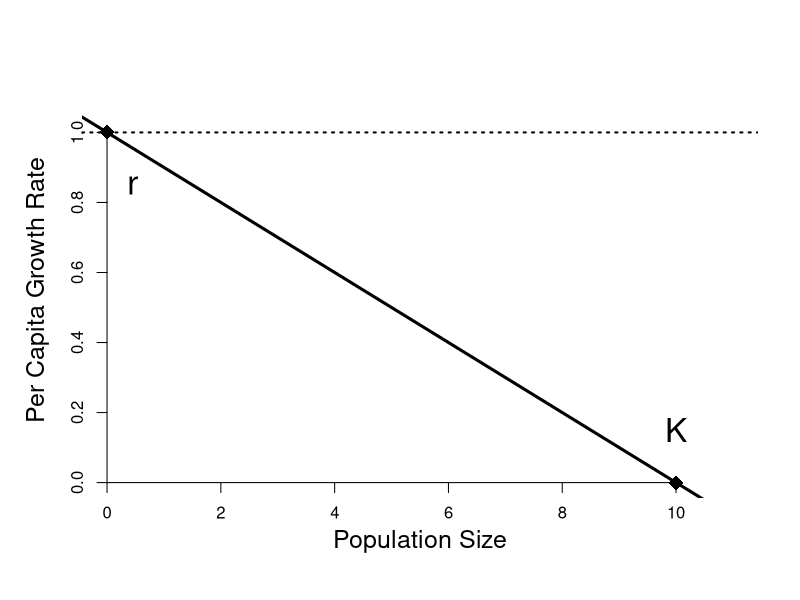
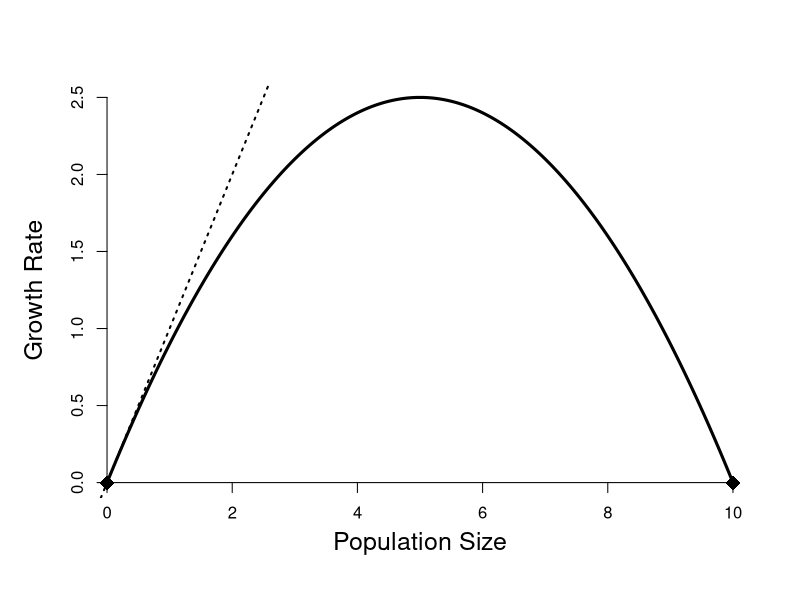
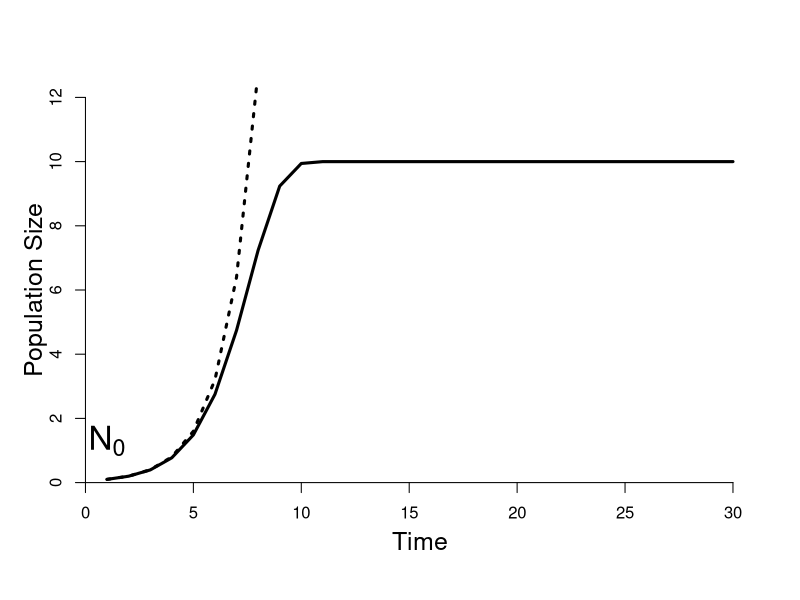
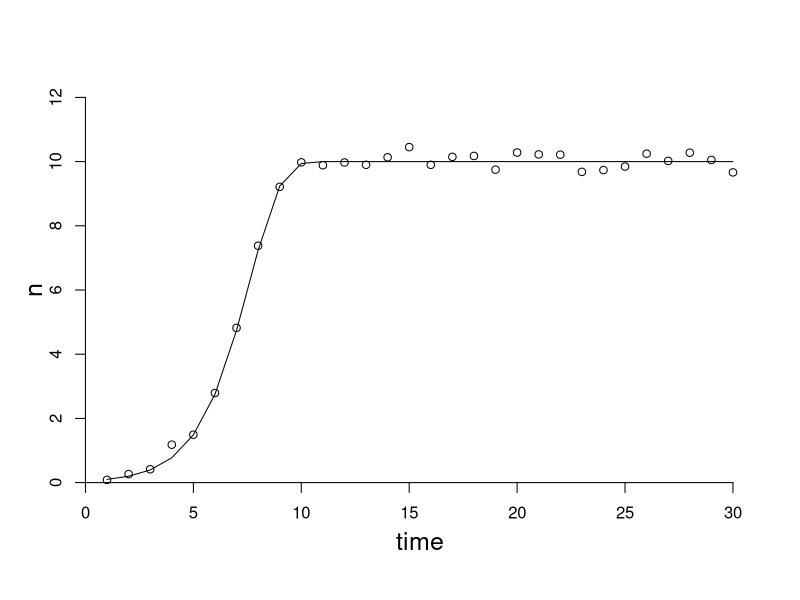
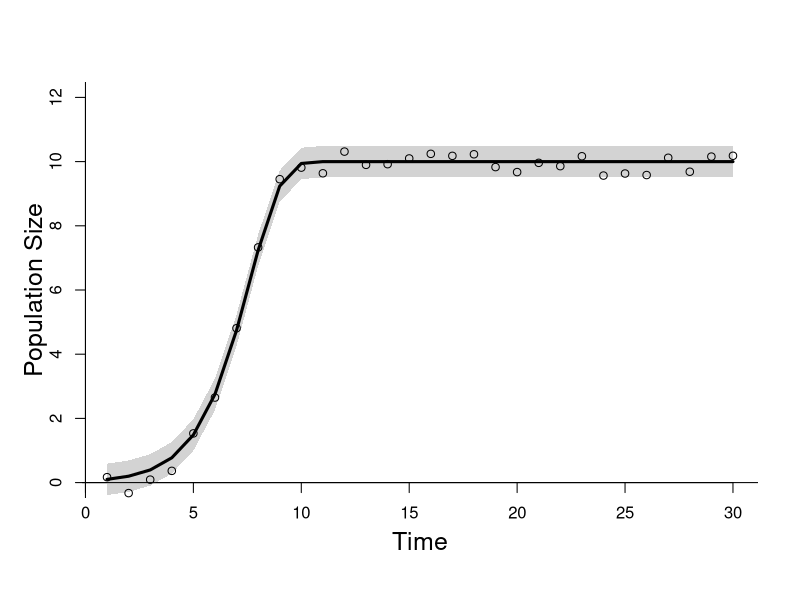
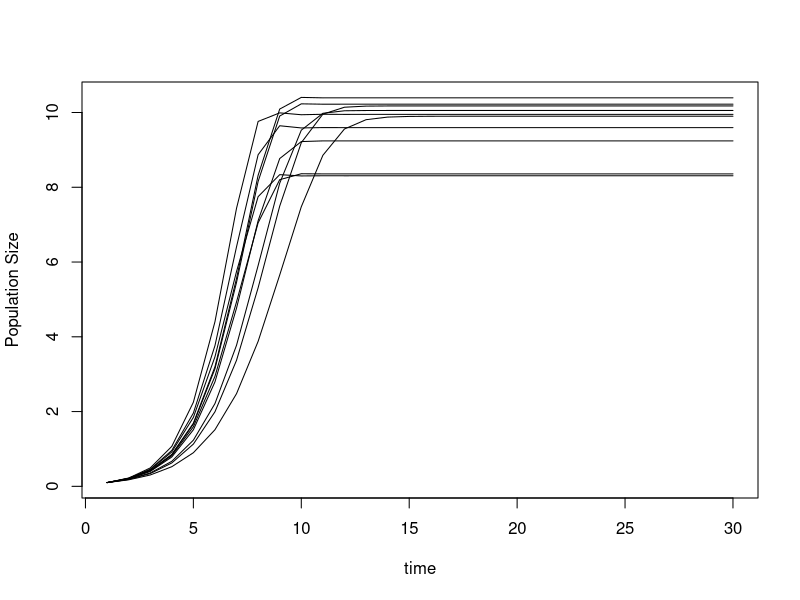
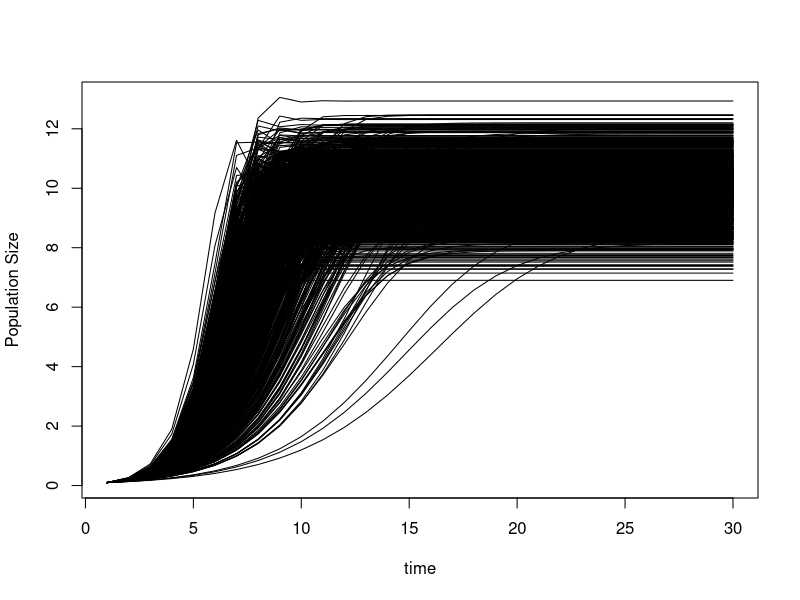
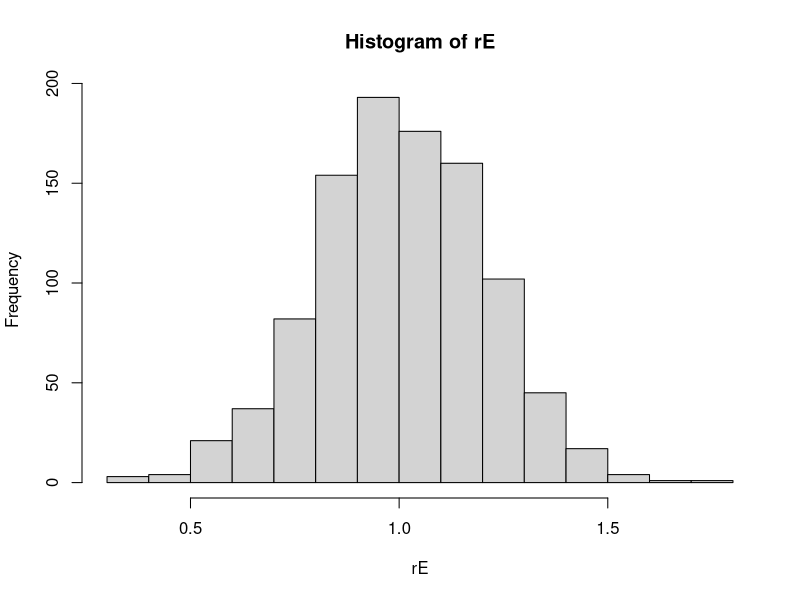

These figures' R source, in order: (Note: this script raises an error after producing the figures.)
## ---- chunk 1
r = 1
K = 10
n0 = .1
NT = 30
time = 1:NT

#layout(matrix(c(1,2,3,3),2,2,byrow=TRUE))
plot(c(0,K),c(r,0),pch=18,ylim=c(0,r*1.1),
     xlim=c(0,K*1.1),bty='n',xaxt="n", yaxt="n",
     ylab="Per Capita Growth Rate",
     xlab="Population Size",cex.lab=1.5,cex=2,mgp=c(1,1,0)*1.7)
axis(1, pos=0)
axis(2, pos=0)
abline(h=r,lty=3,lwd=2)
abline(a=r,b=-r/K,lwd=3)
text(0.45,0.85,"r",cex=2)
text(10,0.15,"K",cex=2)

plot0 <- function(...){
  plot(...,bty='n',xaxt="n", yaxt="n",cex.lab=1.5,cex=2,mgp=c(1,1,0)*1.8)
  axis(1, pos=0)
  axis(2, pos=0)
}
x = seq(0,K,length=500)
plot0(x,r*x*(1-x/K),lwd=3,type='l',
      xlab="Population Size",
      ylab="Growth Rate"
      )
points(c(0,K),c(0,0),pch=18,cex=2)
abline(a=0,b=r,lty=3,lwd=2)
## ---- chunk 2
n = rep(n0,NT)
ne = rep(n0,NT)
for(t in 2:NT){
  n[t] = n[t-1] + r*n[t-1]*(1-n[t-1]/K)
    ne[t] = ne[t-1] + r*ne[t-1]
}
## ---- chunk 3
plot0(time,n,ylim=c(0,12),lwd=3,type='l',
      xlab="Time",ylab="Population Size")
lines(time,ne,lty=3,lwd=3)
text(1,1.3,expression(N[0]),cex=2)
## ---- chunk 4
sd.o = 0.25
plot0(time,n,type='l',ylim=c(0,12))
points(time,n+rnorm(NT,0,sd.o))
## ---- chunk 5
ciEnvelope <- function(x,ylo,yhi,...){
  polygon(cbind(c(x, rev(x), x[1]), c(ylo, rev(yhi),
  ylo[1])), border = NA,...) 
}
plot0(time,n,type='l',ylim=c(0,12),
     xlab="Time",ylab="Population Size")
ciEnvelope(time,n-1.96*sd.o,n+1.96*sd.o,col="lightGrey")
lines(time,n,lwd=3)
points(time,n+rnorm(NT,0,sd.o))
abline(h=0,v=0)
#lines(time,n+1.96*sd.o,lty=2)
#lines(time,n-1.96*sd.o,lty=2)


## ---- chunk 6
r.sd = 0.2
K.sd = 1.0
NE = 10
## ---- chunk 7
n = matrix(n0,NE,NT)
rE = rnorm(NE,r,r.sd)
KE = rnorm(NE,K,K.sd)  ## modify later for covariance
for(i in 1:NE){
  for(t in 2:NT){
    n[i,t] = n[i,t-1] + rE[i]*n[i,t-1]*(1-n[i,t-1]/KE[i])
  }
}

yrng = range(n)
plot(time,n[1,],ylim=yrng,type='n',ylab="Population Size")
for(i in 1:NE){
  lines(time,n[i,])
}
## ---- chunk 8
NE = 1000
n = matrix(n0,NE,NT)
rE = rnorm(NE,r,r.sd)
KE = rnorm(NE,K,K.sd)  ## modify later for covariance
for(i in 1:NE){
  for(t in 2:NT){
    n[i,t] = n[i,t-1] + rE[i]*n[i,t-1]*(1-n[i,t-1]/KE[i])
  }
}
yrng = range(n)
plot(time,n[1,],ylim=yrng,type='n',ylab="Population Size")
for(i in 1:NE){
  lines(time,n[i,])
}
hist(rE)
hist(KE)
## ---- chunk 9
n.stats = apply(n,2,quantile,c(0.025,0.5,0.975))
plot(time,n.stats[2,],ylim=yrng,type='n',ylab="Population Size")
polygon(cbind(c(time, rev(time), 1), c(n.stats[1, ], rev(n.stats[3, ]),
  n.stats[1, 1])), border = NA, col = 'lightblue')
lines(time,n.stats[2,],lwd=2)
## ---- chunk 10
n.stats = apply(n,2,quantile,c(0.025,0.25,0.5,0.75,0.975))
plot(time,n.stats[2,],ylim=yrng,type='n',ylab="Population Size")
polygon(cbind(c(time, rev(time), 1), c(n.stats[1, ], rev(n.stats[5, ]),
  n.stats[1, 1])), border = NA, col = 'lightblue')
polygon(cbind(c(time, rev(time), 1), c(n.stats[2, ], rev(n.stats[4, ]),
  n.stats[2, 1])), border = NA, col = 'blue')
lines(time,n.stats[3,],lwd=4,col="purple")
## ---- chunk 11
par(mfrow=c(1,2))
plot(rE,n[,NT],ylim=yrng,ylab="Population Size")
rlm <- lm(n[,NT]~rE)
abline(rlm,col=2,lwd=4)
summary(rlm)

plot(KE,n[,NT],ylim=yrng,ylab="Population Size")
Klm <- lm(n[,NT]~KE)
abline(Klm,col=2,lwd=4)
summary(Klm)
## ---- chunk 12
par(mfrow=c(1,2))
plot(rE,n[,5],ylim=yrng,ylab="Population Size")
rlm <- lm(n[,5]~rE)
abline(rlm,col=2,lwd=4)
summary(rlm)

plot(KE,n[,5],ylim=yrng,ylab="Population Size")
Klm <- lm(n[,5]~KE)
abline(Klm,col=2,lwd=4)
summary(Klm)
## ---- chunk 13
rs <- Ks <- rr2 <- Kr2 <- 0
for(i in 1:NT){
  rlm <- lm(n[,i]~rE)
  rs[i] <- coef(rlm)[2]
  rr2[i] <- summary(rlm)$r.squared
  
  Klm <- lm(n[,i]~KE)
  Ks[i] <- coef(Klm)[2]
  Kr2[i] <- summary(Klm)$r.squared
}
par(mfrow=c(1,2))
yrng <- range(c(rs,0))
plot(time,n.stats[3,]/K*yrng[2],lwd=4,col="grey",ylim=yrng,ylab="Sensitivity",type='l')
lines(time,rs,lwd=4)

yrng <- range(c(Ks,0))
plot(time,n.stats[3,]/K*yrng[2],lwd=4,col="grey",ylim=yrng,ylab="Sensitivity",type='l')
lines(time,Ks,lwd=4)

yrng <- range(c(rr2,0))
plot(time,n.stats[3,]/K*yrng[2],lwd=4,col="grey",ylim=yrng,ylab="R-squared",type='l')
lines(time,rr2,lwd=4)

yrng <- range(c(Kr2,0))
plot(time,n.stats[3,]/K*yrng[2],lwd=4,col="grey",ylim=yrng,ylab="R-squared",type='l')
lines(time,Kr2,lwd=4)



## ---- chunk 14
hist(rE*KE/4,xlab="harvest",main="Maximum Sustainable Yield")
## ---- chunk 15
K.sd = 0.01
n = matrix(n0,NE,NT)
rE = rnorm(NE,r,r.sd)
KE = rnorm(NE,K,K.sd)  ## modify later for covariance
for(i in 1:NE){
  for(t in 2:NT){
    n[i,t] = n[i,t-1] + rE[i]*n[i,t-1]*(1-n[i,t-1]/KE[i])
  }
}
yrng = range(n)
hist(rE)
hist(KE)
n.stats = apply(n,2,quantile,c(0.025,0.5,0.975))
plot(time,n.stats[2,],ylim=yrng,type='n',ylab="Population Size")
polygon(cbind(c(time, rev(time), 1), c(n.stats[1, ], rev(n.stats[3, ]),
  n.stats[1, 1])), border = NA, col = 'lightblue')
lines(time,n.stats[2,],lwd=2)
## ---- chunk 16
r.sd = 0.2
K.sd = 1.0
NE = 5000
nr = nK = n = matrix(n0,NE,NT)
rE = rnorm(NE,r,r.sd)
KE = rnorm(NE,K,K.sd)  ## modify later for covariance
for(i in 1:NE){
  for(t in 2:NT){
    n[i,t] = n[i,t-1] + rE[i]*n[i,t-1]*(1-n[i,t-1]/KE[i])
    nr[i,t] = nr[i,t-1] + rE[i]*nr[i,t-1]*(1-nr[i,t-1]/K)
    nK[i,t] = nK[i,t-1] + r*nK[i,t-1]*(1-nK[i,t-1]/KE[i])
  }
}

layout(matrix(c(1,2,3,4,5,5),3,2,byrow=TRUE))
layout.show(5)

yrng = range(c(range(n),range(nr),range(nK)))
# r
#par(mar=c(1,4,4,2))
par(mar=c(3,4,4,2))
x = seq(min(rE),max(rE),length=500)
plot(x,dnorm(x,r,r.sd),ylab="Density",type='l',
     xlab="Intrinsic Growth Rate",
     cex.lab=1.5,main="r",bty='l',cex.main=3,mgp=c(1.8,0.5,0))
# K
x = seq(min(KE),max(KE),length=500)
plot(x,dnorm(x,K,K.sd),ylab="Density",type='l',
     xlab="Carrying Capacity",
     cex.lab=1.5,main="K",bty='l',cex.main=3,mgp=c(1.8,0.5,0))
# r interval
par(mar=c(3,4,1,2))
nr.stats = apply(nr,2,quantile,c(0.025,0.5,0.975))
plot(time,nr.stats[2,],ylim=yrng,type='n',bty='l',ylab="Population Size",cex.lab=1.5,mgp=c(1.8,0.5,0))
ciEnvelope(time,nr.stats[1,],nr.stats[3,],col="lightGrey")
lines(time,nr.stats[2,],lwd=3)

# K interval
nK.stats = apply(nK,2,quantile,c(0.025,0.5,0.975))
plot(time,nK.stats[2,],ylim=yrng,type='n',bty='l',ylab="Population Size",cex.lab=1.5,mgp=c(1.8,0.5,0))
ciEnvelope(time,nK.stats[1,],nK.stats[3,],col="lightGrey")
lines(time,nK.stats[2,],lwd=3)

# rK interval
par(mar=c(3,4,4,2)+0.1)
n.stats = apply(n,2,quantile,c(0.025,0.5,0.975))
plot(time,n.stats[2,],ylim=yrng,type='n',bty='l',ylab="Population Size",
     cex.main=2,main="r & K",cex.lab=1.5,mgp=c(1.8,0.5,0))
ciEnvelope(time,n.stats[1,],n.stats[3,],col="lightGrey")
lines(time,n.stats[2,],lwd=3)
for(i in 1:10){
  lines(time,n[i,],lty=2)
}
## ---- chunk 17
n0=1
n.sd = 0.25
n = rep(n0,NT)
for(t in 2:NT){
  n[t] = n[t-1] + r*n[t-1]*(1-n[t-1]/K) + rnorm(1,0,n.sd)
}
plot(time,n,type='l',ylab="Population Size")
## ---- chunk 18
NE = 1000
n = matrix(n0,NE,NT)
for(i in 1:NE){
  for(t in 2:NT){
    n[i,t] = n[i,t-1] + r*n[i,t-1]*(1-n[i,t-1]/K) + rnorm(1,0,n.sd)
  }
}
yrng = range(n)
plot(time,n[1,],ylim=yrng,type='n',ylab="Population Size")
for(i in 1:10){
  lines(time,n[i,])
}
n.stats = apply(n,2,quantile,c(0.025,0.5,0.975))
plot(time,n.stats[2,],ylim=yrng,type='n',bty='l',mgp=c(1.8,0.5,0),
     xlab="Time",ylab="Population Size",cex.lab=1.5)
polygon(cbind(c(time, rev(time), 1), c(n.stats[1, ], rev(n.stats[3, ]),
  n.stats[1, 1])), border = NA, col = 'lightblue')
lines(time,n.stats[2,],lwd=2)
for(i in 1:3){
  lines(time,n[i,],lty=3,lwd=2)
}
n.add = n
## ---- chunk 19
r.sd = 0.2
K.sd = 1.0
n = rep(n0,NT)
for(t in 2:NT){  
  rt = rnorm(1,r,r.sd)
  Kt = rnorm(1,K,K.sd)
  n[t] = n[t-1] + rt*n[t-1]*(1-n[t-1]/Kt)
}
plot(time,n,type='l',ylab="Population Size")
## ---- chunk 20
NE = 1000
n1 = n2 = matrix(n0,NE,NT)
for(i in 1:NE){
  for(t in 2:NT){
    rt = max(c(rnorm(1,r,r.sd),0.001))
    Kt = rnorm(1,K,K.sd)
    n1[i,t] = n1[i,t-1] + r*n1[i,t-1]*(1-n1[i,t-1]/K) + rnorm(1,0,n.sd)
    n2[i,t] = n2[i,t-1] + rt*n2[i,t-1]*(1-n2[i,t-1]/Kt)
  }
}
yrng = range(n2,na.rm=TRUE)
#print(yrng)
plot(time,n2[1,],ylim=yrng,type='n',ylab="Population Size")
for(i in 1:10){
  lines(time,n2[i,])
}
n2.stats = apply(n2,2,quantile,c(0.025,0.5,0.975))
n1.stats = apply(n1,2,quantile,c(0.025,0.5,0.975))
plot(time,n2.stats[2,],ylim=yrng,type='n',ylab="Population Size")
polygon(cbind(c(time, rev(time), 1), c(n1.stats[1, ], rev(n1.stats[3, ]),
  n1.stats[1, 1])), border = NA, col = 'lightgreen')
tlb = rgb(173,216,230,100,maxColorValue = 255)
polygon(cbind(c(time, rev(time), 1), c(n2.stats[1, ], rev(n2.stats[3, ]),
  n2.stats[1, 1])), border = NA, col = tlb)
lines(time,n2.stats[2,],lwd=2)
lines(time,n1.stats[2,],lwd=2,col="green")

## two panel version
par(mfrow=c(2,1))
plot(time,n2.stats[2,],ylim=yrng,type='n',
     xlab="Time",ylab="Population Size",bty='l',
     cex.main=2,main="Additive Variability",cex.lab=1.5,mgp=c(1.8,0.5,0))
polygon(cbind(c(time, rev(time), 1), c(n1.stats[1, ], rev(n1.stats[3, ]),
  n1.stats[1, 1])), border = NA, col = 'lightgrey')
lines(time,n1.stats[2,],lwd=3)
for(i in 1:3){
  lines(time,n1[i,],lty=3,lwd=2)
}
plot(time,n2.stats[2,],ylim=yrng,type='n',
     xlab="Time",ylab="Population Size",bty='l',
     cex.main=2,main="Parameter Variability",cex.lab=1.5,mgp=c(1.8,0.5,0))
polygon(cbind(c(time, rev(time), 1), c(n2.stats[1, ], rev(n2.stats[3, ]),
  n2.stats[1, 1])), border = NA, col = tlb)
lines(time,n2.stats[2,],lwd=2)
for(i in 1:3){
  lines(time,n2[i,],lty=3,lwd=2)
}
par(mfrow=c(1,1))
## ---- chunk 21
r = 0.3
r.sd = 0.05
K.sd = 1.5
rho = 0.9
NT = 100
time = 1:NT
rt = r; Kt = K
n = rep(n0,NT)
for(t in 2:NT){  
  rt = rnorm(1,r*(1-rho)+rt*rho,r.sd)
  Kt[t] = rnorm(1,K*(1-rho)+Kt[t-1]*rho,K.sd)
  n[t] = n[t-1] + rt*n[t-1]*(1-n[t-1]/Kt[t])
}
plot(time,n,type='l',lwd=3,ylab="Population Size")
lines(time,Kt,col=3,lty=2,lwd=3)
legend("bottomright",legend=c("N","K"),col=c(1,3),lty=1:2,lwd=3)
## ---- chunk 22
p.dist = 0.05
n0 = 1
r = .3
K = 10
NT = 30
time = 1:NT
NE = 10000
n = matrix(n0,NE,NT)
for(i in 1:NE){
  for(t in 2:NT){
    n[i,t] = n[i,t-1] + r*n[i,t-1]*(1-n[i,t-1]/K)
    if(rbinom(1,1,p.dist)) n[i,t] = n0
  }
}

plot(time,n[1,],type='l',ylab="Population Size")
plot(time,n[1,],type='l',ylim=range(n),ylab="Population Size")
for(i in 2:min(c(NE,50))){
  lines(time,n[i,])
}

plot(time,n[1,],pch=".",ylim=range(n),ylab="Population Size")
for(i in 2:min(c(NE,100))){
  points(time,jitter(n[i,],amount=0.1),pch=".")
}

hist(n[,NT])
hist(n[,(NT/2):NT],probability=TRUE)

x = n[,(NT/2):NT]
sum(x==n0)/length(x)

yrng = range(n)
n.stats = apply(n,2,quantile,c(0.025,0.5,0.975))
plot(time,n.stats[2,],ylim=yrng,type='n',
     xlab="Time",ylab="Population Size",bty='l',
     cex.main=2,main="Disturbance",cex.lab=1.5,mgp=c(1.8,0.5,0))
polygon(cbind(c(time, rev(time), 1), c(n.stats[1, ], rev(n.stats[3, ]),
  n.stats[1, 1])), border = NA, col = 'lightgrey')
lines(time,n.stats[2,],lwd=3)
for(i in sample(1:NE,5)){
  lines(time,n[i,],lwd=1.5,lty=3)
}

n.dens = matrix(0,NT,K)
N = 1:K
for(i in 1:NT){
  h = hist(n[,i],breaks=0:10,plot=FALSE)
  n.dens[i,] = h$counts
  }
image(time,N,n.dens,col=heat.colors(25))
image(time,N,log(n.dens),col=heat.colors(25))

plot(time,n.dens[,10]/NE,type='l',ylab="Population Size")
for(i in 1:9) lines(time, n.dens[,i]/NE,col=i)
## ---- chunk 23
r = 0.3
n0.sd = 0.6
n0s = rlnorm(NE,log(n0),n0.sd)
hist(n0s)
n = matrix(n0s,NE,NT)
for(i in 1:NE){
  for(t in 2:NT){
    n[i,t] = n[i,t-1] + r*n[i,t-1]*(1-n[i,t-1]/K)
  }
}
yrng = range(n)
plot(time,n[1,],ylim=yrng,type='n',ylab="Population Size")
for(i in 1:10){
  lines(time,n[i,])
}
n.stats = apply(n,2,quantile,c(0.025,0.5,0.975))
plot(time,n.stats[2,],ylim=yrng,type='n',
     xlab="Time",ylab="Population Size",bty='l',
     cex.main=1.7,main="Initial Conditions",cex.lab=1.5,mgp=c(1.8,0.5,0))
polygon(cbind(c(time, rev(time), 1), c(n.stats[1, ], rev(n.stats[3, ]),
  n.stats[1, 1])), border = NA, col = 'lightgrey')
lines(time,n.stats[2,],lwd=3)
for(i in sample(1:NE,10)){
  lines(time,n[i,],lwd=1.5,lty=3)
}
## ---- chunk 24
r=2.8
n0=0.1
n = rep(n0,NT)
for(t in 2:NT){
  n[t] = n[t-1] + r*n[t-1]*(1-n[t-1]/K)
}
plot(time,n,type='l',ylab="Population Size")
## ---- chunk 25
n0.sd = 0.3
n0s = rlnorm(NE,log(n0),n0.sd)
hist(n0s)
n = matrix(n0s,NE,NT)
for(i in 1:NE){
  for(t in 2:NT){
    n[i,t] = n[i,t-1] + r*n[i,t-1]*(1-n[i,t-1]/K)
  }
}
yrng = range(n)
plot(time,n[1,],ylim=yrng,type='n',ylab="Population Size")
for(i in 1:10){
  lines(time,n[i,])
}
n.stats = apply(n,2,quantile,c(0.025,0.5,0.975))
plot(time,n.stats[2,],ylim=yrng,type='n',ylab="Population Size")
polygon(cbind(c(time, rev(time), 1), c(n.stats[1, ], rev(n.stats[3, ]),
  n.stats[1, 1])), border = NA, col = 'lightblue')
lines(time,n.stats[2,],lwd=2)
hist(n[,NT])
## ---- chunk 26
n0=9
n0.sd = 0.001
n0s = rlnorm(NE,log(n0),n0.sd)
hist(n0s)
n = matrix(n0s,NE,NT)
for(i in 1:NE){
  for(t in 2:NT){
    n[i,t] = n[i,t-1] + r*n[i,t-1]*(1-n[i,t-1]/K)
  }
}
yrng = range(n)
#plot(time,n[1,],ylim=yrng,type='n')
#for(i in 1:10){
#  lines(time,n[i,])
#}
n.stats = apply(n,2,quantile,c(0.025,0.5,0.975))
plot(time,n.stats[2,],ylim=yrng,type='n',ylab="Population Size")
polygon(cbind(c(time, rev(time), 1), c(n.stats[1, ], rev(n.stats[3, ]),
  n.stats[1, 1])), border = NA, col = 'lightblue')
lines(time,n.stats[2,],lwd=2)
div = n[1,]-n[2,]
## ---- chunk 27
n0=9
n0.sd = 0.03
n0s = rlnorm(NE,log(n0),n0.sd)
hist(n0s)
n = matrix(n0s,NE,NT)
for(i in 1:NE){
  for(t in 2:NT){
    n[i,t] = n[i,t-1] + r*n[i,t-1]*(1-n[i,t-1]/K)
  }
}
yrng = range(n)
#plot(time,n[1,],ylim=yrng,type='n')
#for(i in 1:10){
#  lines(time,n[i,])
#}
n2.stats = n.stats
n.stats = apply(n,2,quantile,c(0.025,0.5,0.975))
plot(time,n.stats[2,],ylim=yrng,type='n',ylab="Population Size")
polygon(cbind(c(time, rev(time), 1), c(n.stats[1, ], rev(n.stats[3, ]),
  n.stats[1, 1])), border = NA, col = 'lightgreen')
polygon(cbind(c(time, rev(time), 1), c(n2.stats[1, ], rev(n2.stats[3, ]),
  n2.stats[1, 1])), border = NA, col = 'lightblue')
lines(time,n.stats[2,],lwd=3,col="green4")
lines(time,n2.stats[2,],lwd=2)
legend("bottomright",legend=c(0.05,0.01),lty=1,col=c("lightgreen","lightblue"),lwd=15,cex=1.5)

layout(matrix(c(1,1,2,3),2,2,byrow=TRUE))
#one ensemble member
r=2.8
n0=9.0001
n = rep(n0,NT)
for(t in 2:NT){
  n[t] = n[t-1] + r*n[t-1]*(1-n[t-1]/K)
}
plot(time,n,type='l',lwd=3,
     xlab="Time",ylab="Population Size",bty='l',
     cex.main=1.7,main="r = 2.8",cex.lab=1.5,mgp=c(1.8,0.5,0))
# divergence

#CI from moderate IC variability
plot(time,n.stats[2,],ylim=yrng,type='n',
     xlab="Time",ylab="Population Size",bty='l',
     cex.main=1.7,main="sd = 0.03",cex.lab=1.5,mgp=c(1.8,0.5,0))
polygon(cbind(c(time, rev(time), 1), c(n.stats[1, ], rev(n.stats[3, ]),
  n.stats[1, 1])), border = NA, col = 'lightgrey')
lines(time,n.stats[2,],lwd=3)

#CI from tiny IC variability
plot(time,n.stats[2,],ylim=yrng,type='n',
     xlab="Time",ylab="Population Size",bty='l',
     cex.main=1.7,main="sd = 0.001",cex.lab=1.5,mgp=c(1.8,0.5,0))
polygon(cbind(c(time, rev(time), 1), c(n2.stats[1, ], rev(n2.stats[3, ]),
  n2.stats[1, 1])), border = NA, col = 'lightgrey')
lines(time,n2.stats[2,],lwd=3)




## ---- chunk 28
r=2.8
K=10
n0=9.01
sd.o = 0.25
n.true = rep(n0,NT)
for(t in 2:NT){
  n.true[t] = n.true[t-1] + r*n.true[t-1]*(1-n.true[t-1]/K)
}
n.obs = rnorm(NT,n.true,sd.o)
plot(time,n.true,type='l',ylab="Population Size")
points(time,n.obs,pch=18)
legend("bottomright",legend=c("True","Obs"),lty=1:0,pch=c(NA,18),lwd=2)
## ---- chunk 29
n0.sd = 0.01
n0s = rlnorm(NE,log(n0),n0.sd)
ne = matrix(n0s,NE,NT)
for(i in 1:NE){
  for(t in 2:NT){
    n[i,t] = n[i,t-1] + r*n[i,t-1]*(1-n[i,t-1]/K)
  }
}
yrng = range(n)
n.stats = apply(n,2,quantile,c(0.025,0.5,0.975))

## initial ensemble
ens = matrix(NA,NT*2+1,NE)
ens[1,] = rlnorm(NE,log(n0),n0.sd)
Xae = Pae = 0
Xfe = mean(ens[1,])
Pfe = var(ens[1,])
for(i in 1:NT){
  
  ##Approximate forecast with Normal
  k = 2*(i-1)+1
  Xfe[i] = mean(ens[k,])
  Pfe[i] = var(ens[k,])
  
  ## analysis step: combine previous forecast with observed data
  H <- matrix(1,ncol=1)
  Kg <- Pfe[i] * t(H) %*% solve(H%*%Pfe[i]%*%t(H) + sd.o)
  Xae[i] <- Xfe[i] + Kg*(n.obs[i] - Xfe[i]) 
  Pae[i] <- (1-Kg %*% H)*Pfe[i]    
  
  ## generate new ensemble
  ens[k+1,] = rnorm(NE,Xae[i],sqrt(Pae[i]))
  
  ## Forecast step: predict to next step from current
  ens[k+2,] = ens[k+1,] + r*ens[k+1,]*(1-ens[k+1,]/K)

#  Xfe[i+1] = m*Xa[i] + beta[2]
#  Pfe[i+1] = q + m*Pa[i]*m
  
}
fx = ens[2*(1:NT)-1,]
fx.stats = apply(fx,1,quantile,c(0.025,0.5,0.975))
plot(time,fx.stats[2,],col="blue",ylim=yrng,type='n',ylab="Population Size")
polygon(cbind(c(time, rev(time), 1), c(n.stats[1, ], rev(n.stats[3, ]),
  n.stats[1, 1])), border = NA, col = 'lightblue')
polygon(cbind(c(time, rev(time), 1), c(fx.stats[1, ], rev(fx.stats[3, ]),
  fx.stats[1, 1])), border = NA, col = 'lightgreen')
#lines(time,fx.stats[2,],lwd=4,col="green4")
#lines(time,n.stats[2,],lwd=2,col="blue4")
lines(time,n.true,type='l',lwd=2)
points(time,n.obs,pch=18,col=2)
legend("bottomright",legend=c("True","Obs","EnKF","Model"),lty=c(1,0,1,1),col=c(1,2,"lightgreen","lightblue"),lwd=c(1,NA,15,15),cex=1.25,pch=c(NA,18,NA,NA))
## ---- chunk 30
p.dist = 0 #0.05
n0 = 1
r = .3
K = 10
n.sd = 0.35
NT = 100
time = 1:NT
NE = 1
n = matrix(n0,NE,NT)
for(i in 1:NE){
  for(t in 2:NT){
    n[i,t] = n[i,t-1] + r*n[i,t-1]*(1-n[i,t-1]/K) + rnorm(1,0,n.sd)
    if(rbinom(1,1,p.dist)) n[i,t] = abs(rnorm(1,n0,0.5))
  }
}

#plot(time,n[1,],type='l',ylab="Population Size")
plot(time,n[1,],type='l',ylim=range(n),ylab="Population Size",lwd=3)
obs.sd = 0.5
n.true=n[1,]
n.obs = rnorm(NT,n.true,obs.sd)
points(time,n.obs,pch=18,col=2,cex=1.5)
na.seq = 1:NT; na.seq=na.seq[-seq(1,NT,by=5)]
n.fia = n.obs;n.fia[na.seq] <- NA
points(time,n.fia,pch=18,col="blue",cex=2)
## ---- chunk 31
n0.sd = n.sd
NE = 1000
n0s = rlnorm(NE,log(n0),n0.sd)
ne = matrix(n0s,NE,NT)
for(i in 1:NE){
  for(t in 2:NT){
    ne[i,t] = abs(ne[i,t-1] + r*ne[i,t-1]*(1-ne[i,t-1]/K) + rnorm(1,0,n.sd))
    if(rbinom(1,1,p.dist)) ne[i,t] = abs(rnorm(1,n0,0.5))
  }
}
yrng = range(ne)
n.stats = apply(ne,2,quantile,c(0.025,0.5,0.975))

## initial ensemble
ens = matrix(NA,NT*2+1,NE)
ens[1,] = rlnorm(NE,log(n0),n0.sd)
Xae = Pae = 0
Xfe = mean(ens[1,])
Pfe = var(ens[1,])
for(i in 1:NT){
  
  ##Approximate forecast with Normal
  k = 2*(i-1)+1
  Xfe[i] = mean(ens[k,])
  Pfe[i] = var(ens[k,])
  
  ## analysis step: combine previous forecast with observed data
  H <- matrix(1,ncol=1)
  Kg <- Pfe[i] * t(H) %*% solve(H%*%Pfe[i]%*%t(H) + obs.sd)
  if(!is.na(n.obs[i])){
    Xae[i] <- Xfe[i] + Kg*(n.obs[i] - Xfe[i]) 
  }else{
    Xae[i] <- Xfe[i]
  }
  Pae[i] <- (1-Kg %*% H)*Pfe[i]    
  
  ## generate new ensemble
  ens[k+1,] = rnorm(NE,Xae[i],sqrt(Pae[i]))
  
  ## Forecast step: predict to next step from current
  ens[k+2,] = ens[k+1,] + r*ens[k+1,]*(1-ens[k+1,]/K) + rnorm(NE,0,n.sd) 
  disturbed = as.logical(rbinom(NE,1,p.dist))
  ens[k+2,disturbed] = abs(rnorm(sum(disturbed),n0,0.5)) ## disturbance

#  Xfe[i+1] = m*Xa[i] + beta[2]
#  Pfe[i+1] = q + m*Pa[i]*m
  
}
fx = ens[2*(1:NT)-1,]
fx.stats = apply(fx,1,quantile,c(0.025,0.25,0.5,0.75,0.975))
plot(time,fx.stats[5,],col="blue",ylim=yrng,type='n',ylab="Population Size",cex.lab=1.5)
polygon(cbind(c(time, rev(time), 1), c(n.stats[1, ], rev(n.stats[3, ]),
  n.stats[1, 1])), border = NA, col = 'lightblue')
polygon(cbind(c(time, rev(time), 1), c(fx.stats[1, ], rev(fx.stats[5, ]),
  fx.stats[1, 1])), border = NA, col = 'lightgreen')
polygon(cbind(c(time, rev(time), 1), c(fx.stats[2, ], rev(fx.stats[4, ]),
  fx.stats[2, 1])), border = NA, col = 'green4')
#lines(time[-NT],fx.stats[2,-1],lwd=4,col="green")
lines(time,n.stats[2,],lwd=2,col="blue4")
lines(time,n.true,type='l',lwd=2)
points(time,n.obs,pch=18,col=2)
legend("topleft",legend=c("True","Obs","95%","IQR","Model"),lty=c(1,0,1,1,1),col=c(1,2,"lightgreen","green4","lightblue"),lwd=c(1,NA,15,15,15),cex=1.2,pch=c(NA,18,NA,NA,NA))
## ---- chunk 32
p.dist = 0.05
n0 = 1
r = .3
K = 10
NT = 30
time = 1:NT
NE = 1000
n = matrix(n0,NE,NT)
for(i in 1:NE){
  for(t in 2:NT){
    n[i,t] = n[i,t-1] + r*n[i,t-1]*(1-n[i,t-1]/K)
    if(rbinom(1,1,p.dist)) n[i,t] = n0
  }
}

plot(time,n[1,],type='l',ylab="Population Size")
plot(time,n[1,],type='l',ylim=range(n),ylab="Population Size")
for(i in 2:min(c(NE,50))){
  lines(time,n[i,])
}

plot(time,n[1,],pch=".",ylim=range(n),ylab="Population Size")
for(i in 2:min(c(NE,100))){
  points(time,jitter(n[i,],amount=0.1),pch=".")
}

hist(n[,NT])
hist(n[,(NT/2):NT],probability=TRUE)

x = n[,(NT/2):NT]
sum(x==n0)/length(x)

n.stats = apply(n,2,quantile,c(0.025,0.5,0.975))
plot(time,n.stats[2,],ylim=yrng,type='n',ylab="Population Size")
polygon(cbind(c(time, rev(time), 1), c(n.stats[1, ], rev(n.stats[3, ]),
  n.stats[1, 1])), border = NA, col = 'lightgreen')

n.dens = matrix(0,NT,K)
N = 1:K
for(i in 1:NT){
  h = hist(n[,i],breaks=0:10,plot=FALSE)
  n.dens[i,] = h$counts
  }
image(time,N,n.dens,col=heat.colors(25))
image(time,N,log(n.dens),col=heat.colors(25))

plot(time,n.dens[,10]/NE,type='l',ylab="Population Size")
for(i in 1:9) lines(time, n.dens[,i]/NE,col=i)
